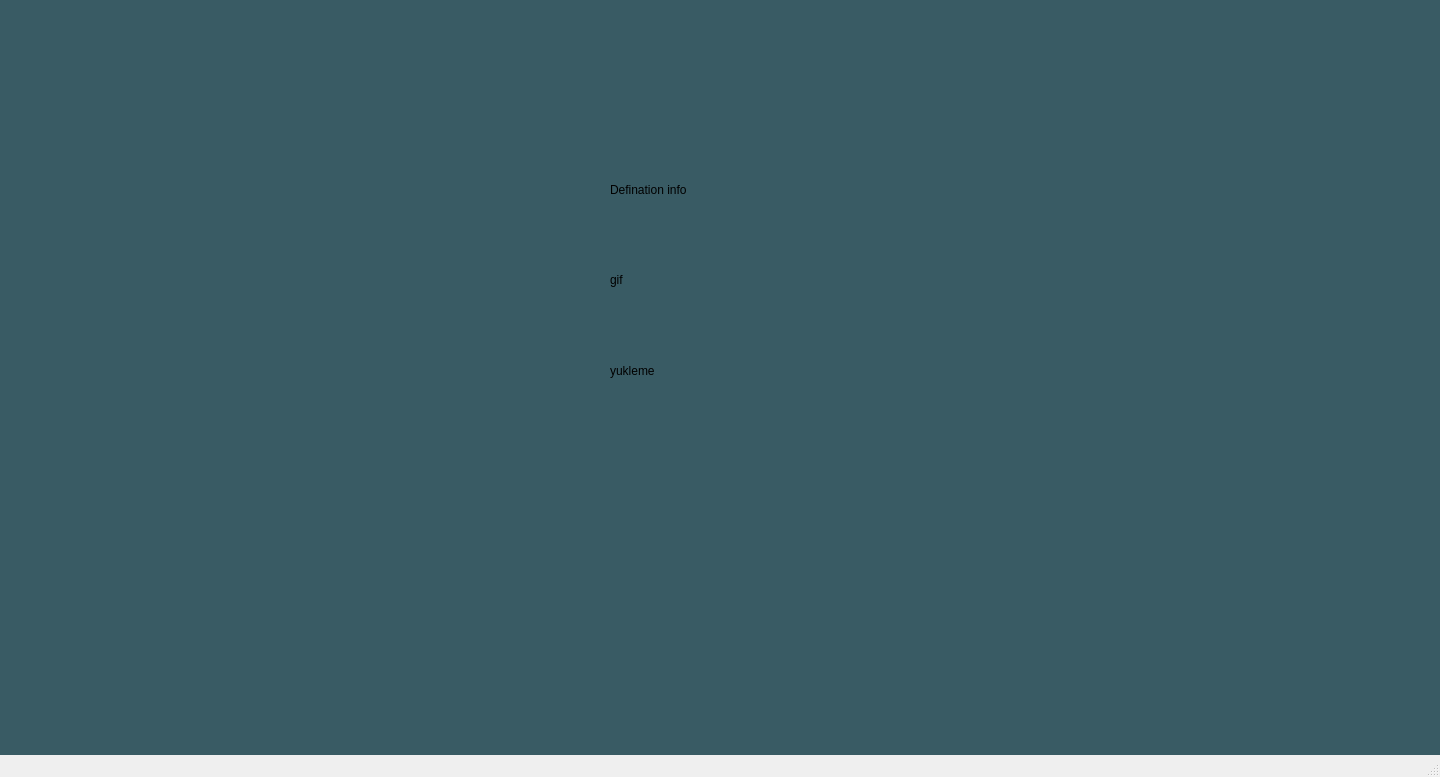
<?xml version="1.0" encoding="UTF-8"?>
<ui version="4.0">
 <class>MainWindow</class>
 <widget class="QMainWindow" name="MainWindow">
  <property name="geometry">
   <rect>
    <x>0</x>
    <y>0</y>
    <width>1440</width>
    <height>777</height>
   </rect>
  </property>
  <property name="windowTitle">
   <string>MainWindow</string>
  </property>
  <property name="styleSheet">
   <string notr="true"/>
  </property>
  <widget class="QWidget" name="centralwidget">
   <property name="styleSheet">
    <string notr="true">QWidget#centralwidget{
background-color: #395B64;
}</string>
   </property>
   <widget class="QStackedWidget" name="stackedWidget">
    <property name="geometry">
     <rect>
      <x>500</x>
      <y>100</y>
      <width>311</width>
      <height>331</height>
     </rect>
    </property>
    <property name="currentIndex">
     <number>2</number>
    </property>
    <widget class="QWidget" name="MainPage">
     <widget class="QWidget" name="layoutWidget">
      <property name="geometry">
       <rect>
        <x>30</x>
        <y>80</y>
        <width>251</width>
        <height>128</height>
       </rect>
      </property>
      <layout class="QVBoxLayout" name="verticalLayout_3">
       <item>
        <layout class="QHBoxLayout" name="horizontalLayout_2">
         <item>
          <layout class="QVBoxLayout" name="verticalLayout_2">
           <item>
            <widget class="QRadioButton" name="rbuton1">
             <property name="text">
              <string>1</string>
             </property>
            </widget>
           </item>
           <item>
            <widget class="QRadioButton" name="rbuton2">
             <property name="text">
              <string>2</string>
             </property>
            </widget>
           </item>
           <item>
            <widget class="QRadioButton" name="rbuton3">
             <property name="text">
              <string>3</string>
             </property>
            </widget>
           </item>
          </layout>
         </item>
         <item>
          <layout class="QVBoxLayout" name="verticalLayout">
           <item>
            <widget class="QRadioButton" name="rbuton4">
             <property name="text">
              <string>4</string>
             </property>
            </widget>
           </item>
           <item>
            <widget class="QRadioButton" name="rbuton5">
             <property name="text">
              <string>5</string>
             </property>
            </widget>
           </item>
           <item>
            <widget class="QRadioButton" name="rbuton6">
             <property name="text">
              <string>6</string>
             </property>
            </widget>
           </item>
          </layout>
         </item>
        </layout>
       </item>
       <item>
        <layout class="QHBoxLayout" name="horizontalLayout">
         <item>
          <widget class="QPushButton" name="Homebuton">
           <property name="styleSheet">
            <string notr="true">QPushButton{
background-color: #A5C9CA;
}
QPushButton:hover{
background-color: #E7F6F2;
}</string>
           </property>
           <property name="text">
            <string>Home</string>
           </property>
          </widget>
         </item>
         <item>
          <widget class="QPushButton" name="Sendbuton">
           <property name="styleSheet">
            <string notr="true">QPushButton{
background-color: #A5C9CA;
}
QPushButton:hover{
background-color: #E7F6F2;
}</string>
           </property>
           <property name="text">
            <string>Send</string>
           </property>
          </widget>
         </item>
        </layout>
       </item>
      </layout>
     </widget>
     <widget class="QPushButton" name="Admin_buton">
      <property name="geometry">
       <rect>
        <x>180</x>
        <y>30</y>
        <width>113</width>
        <height>32</height>
       </rect>
      </property>
      <property name="styleSheet">
       <string notr="true">QPushButton{
background-color: #A5C9CA;
}
QPushButton:hover{
background-color: #E7F6F2;
}</string>
      </property>
      <property name="text">
       <string>Admin</string>
      </property>
     </widget>
    </widget>
    <widget class="QWidget" name="AdminPAge">
     <widget class="QWidget" name="layoutWidget">
      <property name="geometry">
       <rect>
        <x>20</x>
        <y>100</y>
        <width>189</width>
        <height>92</height>
       </rect>
      </property>
      <layout class="QHBoxLayout" name="horizontalLayout_4">
       <item>
        <layout class="QVBoxLayout" name="verticalLayout_4">
         <item>
          <widget class="QComboBox" name="comboBox">
           <item>
            <property name="text">
             <string>1</string>
            </property>
           </item>
           <item>
            <property name="text">
             <string>2</string>
            </property>
           </item>
           <item>
            <property name="text">
             <string>3</string>
            </property>
           </item>
           <item>
            <property name="text">
             <string>4</string>
            </property>
           </item>
           <item>
            <property name="text">
             <string>5</string>
            </property>
           </item>
           <item>
            <property name="text">
             <string>6</string>
            </property>
           </item>
          </widget>
         </item>
         <item>
          <layout class="QHBoxLayout" name="horizontalLayout_3">
           <item>
            <widget class="QPushButton" name="Savebuton">
             <property name="styleSheet">
              <string notr="true">QPushButton{
background-color: #A5C9CA;
}
QPushButton:hover{
background-color: #E7F6F2;
}</string>
             </property>
             <property name="text">
              <string>Save</string>
             </property>
            </widget>
           </item>
           <item>
            <widget class="QPushButton" name="Deletebuton">
             <property name="styleSheet">
              <string notr="true">QPushButton{
background-color: #A5C9CA;
}
QPushButton:hover{
background-color: #E7F6F2;
}</string>
             </property>
             <property name="text">
              <string>Delete</string>
             </property>
            </widget>
           </item>
          </layout>
         </item>
        </layout>
       </item>
       <item>
        <layout class="QVBoxLayout" name="verticalLayout_5">
         <item>
          <widget class="QLabel" name="x_label">
           <property name="text">
            <string>x</string>
           </property>
           <property name="alignment">
            <set>Qt::AlignCenter</set>
           </property>
          </widget>
         </item>
         <item>
          <widget class="QLabel" name="y_label">
           <property name="text">
            <string>y</string>
           </property>
           <property name="alignment">
            <set>Qt::AlignCenter</set>
           </property>
          </widget>
         </item>
         <item>
          <widget class="QLabel" name="w_label">
           <property name="text">
            <string>w</string>
           </property>
           <property name="alignment">
            <set>Qt::AlignCenter</set>
           </property>
          </widget>
         </item>
         <item>
          <widget class="QLabel" name="z_label">
           <property name="text">
            <string>z</string>
           </property>
           <property name="alignment">
            <set>Qt::AlignCenter</set>
           </property>
          </widget>
         </item>
        </layout>
       </item>
      </layout>
     </widget>
    </widget>
    <widget class="QWidget" name="SendingPage">
     <widget class="QWidget" name="layoutWidget">
      <property name="geometry">
       <rect>
        <x>110</x>
        <y>80</y>
        <width>1002</width>
        <height>200</height>
       </rect>
      </property>
      <layout class="QVBoxLayout" name="verticalLayout_6">
       <item>
        <widget class="QLabel" name="info_label">
         <property name="text">
          <string>Defination info</string>
         </property>
        </widget>
       </item>
       <item>
        <widget class="QLabel" name="gif_label">
         <property name="minimumSize">
          <size>
           <width>500</width>
           <height>150</height>
          </size>
         </property>
         <property name="text">
          <string>gif</string>
         </property>
        </widget>
       </item>
       <item>
        <widget class="QLabel" name="yukleme_label">
         <property name="text">
          <string>yukleme</string>
         </property>
        </widget>
       </item>
      </layout>
     </widget>
    </widget>
   </widget>
  </widget>
  <widget class="QMenuBar" name="menubar">
   <property name="geometry">
    <rect>
     <x>0</x>
     <y>0</y>
     <width>1440</width>
     <height>24</height>
    </rect>
   </property>
  </widget>
  <widget class="QStatusBar" name="statusbar"/>
 </widget>
 <resources/>
 <connections/>
</ui>
